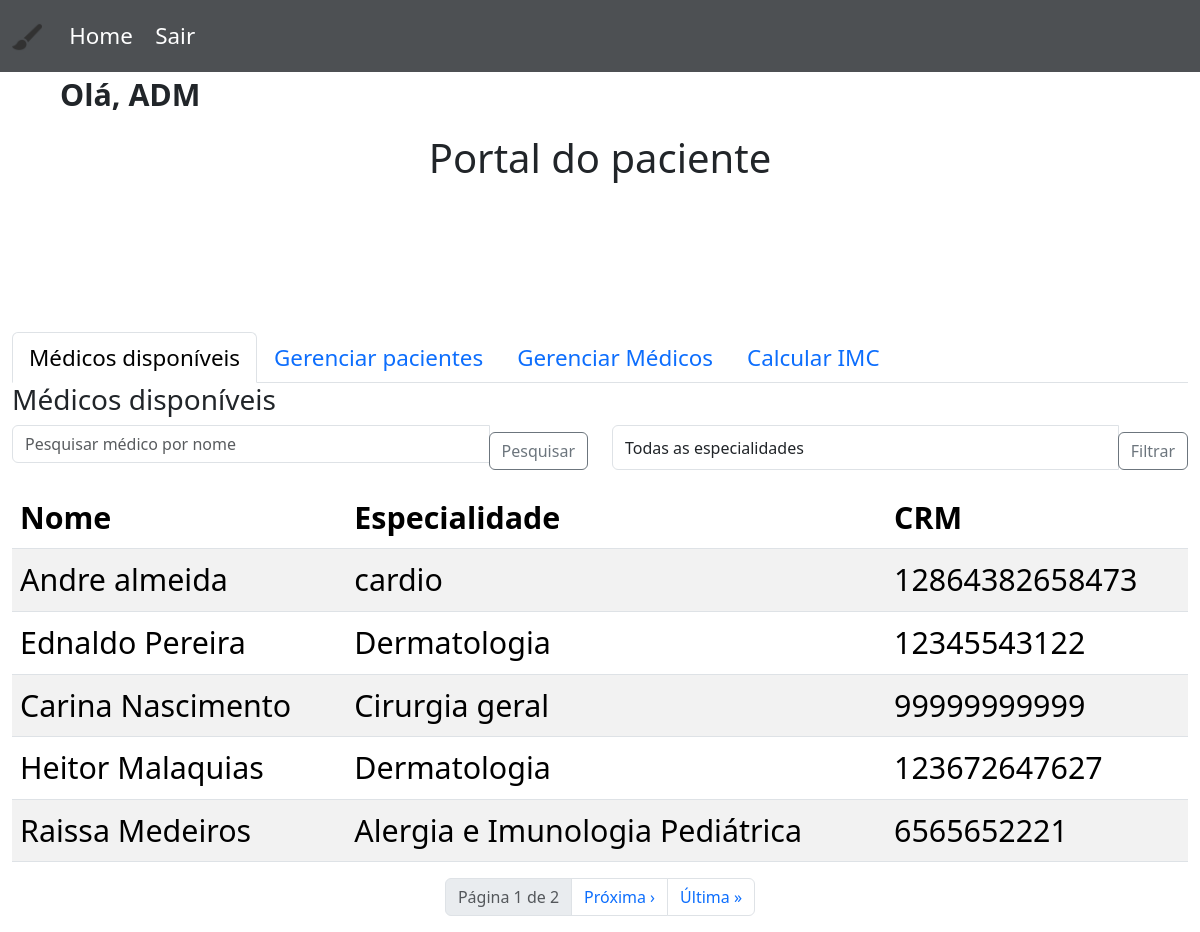
The app's page /portal_do_paciente/1/ (signed in) with its own data.
### medicos/models.py (models this page shows, shortened)
class Medico(AbstractBaseUser, PermissionsMixin):
    id = models.AutoField(primary_key=True)
    nome = models.CharField(max_length=100)
    email = models.EmailField(max_length=100, unique=True, blank=True, null=True)  # Corrigido para EmailField e opcional
    data_de_nascimento = models.DateField(default=timezone.now)
    cpf = models.CharField(max_length=11, unique=True)  #Removido null=False, blank=True. CPF deve ser obrigatório.
    crm = models.CharField(max_length=20, unique=True)
    especialidade = models.ForeignKey(Especialidade, on_delete=models.SET_NULL, blank=True, null=True) # Relacionamento com Especialidade
    password = models.CharField(max_length=128)
    is_staff = models.BooleanField(default=False)
    is_superuser = models.BooleanField(default=False)
    is_active = models.BooleanField(default=True)
    USERNAME_FIELD = 'cpf'
    REQUIRED_FIELDS = ['email', 'crm', 'password']
    objects = MedicoManager()
    groups = models.ManyToManyField(
        'auth.Group',
        related_name='medico_set',
        blank=True
    )
    user_permissions = models.ManyToManyField(
        'auth.Permission',
        related_name='medico_permissions_set',
        blank=True
    )

class Especialidade(models.Model):
    nome = models.CharField(max_length=100, unique=True)
    def __str__(self):
        return self.nome

### portal_do_paciente/views.py (the view)
# urls.py: path('portal_do_paciente/', include('portal_do_paciente.urls')),  # Inclui as URLs do 'portal_do_paciente'
@login_required
def portal_do_paciente(request, id):
    DATA = datetime.now()
    if request.user.id != int(id):
        return redirect('login')
    paciente = Paciente.objects.get(id=int(id))
    search_term = request.GET.get('search', '')
    specialty_term = request.GET.get('specialty', '')
    medicos_query = Medico.objects.all()
    if search_term:
        medicos_query = medicos_query.filter(
            Q(nome__icontains=search_term)
        )
    if specialty_term:
      medicos_query = medicos_query.filter(
            Q(especialidade__nome__icontains=specialty_term)
        )
    paginator = Paginator(medicos_query, 5)
    page = request.GET.get('page')
    try:
        medicos = paginator.page(page)
    except PageNotAnInteger:
        medicos = paginator.page(1)
    except EmptyPage:
        medicos = paginator.page(paginator.num_pages)
    agendamentos = AgendamentoConsulta.objects.all()
    try:
        FIRST_NAME =  paciente.nome.split()[0].title()
    except:
        if paciente.is_staff == True:
            FIRST_NAME = 'ADM'
        else:
            FIRST_NAME =  "Not found"
    specialties = Especialidade.objects.all()
    IS_ADMIN = False
    context = {
        'paciente': paciente,
        'data':DATA,
        'admin': IS_ADMIN,
        'name': FIRST_NAME,
        'medicos': medicos,
        'agendamentos':agendamentos,
        'search_term': search_term,
        'specialty_term':specialty_term,
        'specialties':specialties,
    }
    return render(request, 'portal_do_paciente.html', context)

### portal_do_paciente/templates/portal_do_paciente.html (shortened to what this page needs)
{% extends 'base.html' %}
{% load static %}
{% block content %}
<link rel="stylesheet" href="{% static 'css/style_portal_do_paciente.css' %}">
<header>
    <nav class="navbar navbar-expand-lg navbar-dark bg-dark">
        <div class="container-fluid">
            <a class="navbar-brand" href="#">
                <img src="{% static 'images/portal_do_paciente_icon.png' %}" alt="home" width="30" height="30">
            </a>
            <div class="collapse navbar-collapse" id="navbarNav">
                <ul class="navbar-nav">
                    <li class="nav-item">
                        <a class="nav-link" href="{% url 'home' %}">Home</a>
                    </li>
                    <li class="nav-item">
                        <a class="nav-link" href="{% url 'logout' %}">Sair</a>
                    </li>
                </ul>
            </div>
        </div>
    </nav>
</header>
<div id="div-ola-name" style="text-indent: 60px;">
    <strong><p>Olá, {{ name }}</p></strong>
</div>
<div class="titulo_portal_do_paciente">
    <div class="titulo">
        <h1>Portal do paciente</h1>
    </div>
    <div class="main">
      <div class="container">
          <nav class="nav nav-tabs" id="myTab" role="tablist">
              <a class="nav-link active" id="lista-de-medicos-tab" data-bs-toggle="tab" href="#lista_de_medicos"
                 role="tab" aria-controls="lista_de_medicos" aria-selected="true">Médicos disponíveis</a>
              {% if paciente.is_staff %}
                  <a class="nav-link" href="{% url 'gestao_de_pacientes' id=paciente.id %}">Gerenciar pacientes</a>
                  <a class="nav-link" href="{% url 'gestao_de_medicos' id=paciente.id %}">Gerenciar Médicos</a>
              {% endif %}
              <a class="nav-link" id="imc-tab" data-bs-toggle="tab" href="#imc" role="tab" aria-controls="imc"
                 aria-selected="false">Calcular IMC</a>
          </nav>
          <div class="tab-content" id="myTabContent">
              <div class="tab-pane fade show active" id="lista_de_medicos" role="tabpanel"
                   aria-labelledby="lista-de-medicos-tab">
                  <h3>Médicos disponíveis</h3>
                   <form method="get" class="mb-3">
                    <div class="row">
                         <div class="col-md-6">
                             <div class="input-group">
                                  <input type="text" class="form-control" name="search"
                                         placeholder="Pesquisar médico por nome" value="{{ search_term }}">
                                      <div class="input-group-append">
                                           <button class="btn btn-outline-secondary" type="submit">Pesquisar</button>
                                       </div>
                              </div>
                         </div>
                      <div class="col-md-6">
                         <div class="input-group">
                                   <select class="form-control" name="specialty">
                                       <option value="">Todas as especialidades</option>
                                  </select>
                                 <div class="input-group-append">
                                  <button class="btn btn-outline-secondary" type="submit">Filtrar</button>
                               </div>
                           </div>
                          </div>
                     </div>
                  </form>
                  <table class="table table-striped">
                      <thead>
                      <tr>
                          <th>Nome</th>
                          <th>Especialidade</th>
                          <th>CRM</th>
                      </tr>
                      </thead>
                      <tbody>
                      {% if medicos %}
                          {% for medico in medicos %}
                              <tr>
                                  <td>{{ medico.nome }}</td>
                                  <td>{{ medico.especialidade }}</td>
                                  <td>{{ medico.crm }}</td>
                              </tr>
                          {% endfor %}
                      {% else %}
                          <tr>
                              <td colspan="3">Sem médicos cadastrados</td>
                          </tr>
                      {% endif %}
                      </tbody>
                  </table>
                  <ul class="pagination justify-content-center">
                      <li class="page-item disabled">
                          <a class="page-link" href="#">Página {{ medicos.number }} de {{ medicos.paginator.num_pages }}</a>
                      </li>
                      {% if medicos.has_next %}
                          <li class="page-item">
                              <a class="page-link"
                                 href="?page={{ medicos.next_page_number }}{% if search_term %}&search={{ search_term }}{% endif %}{% if specialty_term %}&specialty={{ specialty_term }}{% endif %}"
                                 aria-label="Next">
                                  <span aria-hidden="true">Próxima ›</span>
                              </a>
                          </li>
                          <li class="page-item">
                              <a class="page-link"
                                 href="?page={{ medicos.paginator.num_pages }}{% if search_term %}&search={{ search_term }}{% endif %}{% if specialty_term %}&specialty={{ specialty_term }}{% endif %}"
                                 aria-label="Last">
                                  <span aria-hidden="true">Última »</span>
                              </a>
                          </li>
                      {% endif %}
                  </ul>
              </div>
          </div>
      </div>
    </div>
{% endblock %}

### static/css/style_base.css (style rules this page uses)
.nav-link { text-align: center; }

### static/css/style_portal_do_paciente.css (style rules this page uses)
body { background-color: white; background-size: cover; background-position: center; }
header { align-items: end !important; display: block; opacity: 0.8; }
.navbar-nav > li > a { color: white; border-radius: 6px; transition: background-color 1s; padding: 0.5rem 1rem; margin: 0.2rem; }
h1 { text-align: center; }
input { border-radius: 6px; padding: 0.5rem; margin-bottom: 0.5rem; }
.container { margin-top: 0px; max-width: 90%; }
@media (min-width: 768px) { .nav-link { font-size: 1.4rem; } }
@media (min-width: 768px) { .nav-link { font-size: 2.5rem; } }
@media (min-width: 768px) { .container { margin-top: 150px; max-width: 100%; } }
@media (min-width: 768px) { body { font-size: 1.9rem; } }
@media (min-width: 1200px) { .nav-link { font-size: 1.4rem; } }

### records on screen
Medico: nome "Andre almeida", especialidade "cardio", crm "12864382658473"
Medico: nome "Ednaldo Pereira", especialidade "Dermatologia", crm "12345543122"
Medico: nome "Carina Nascimento", especialidade "Cirurgia geral", crm "99999999999"
Medico: nome "Heitor Malaquias", especialidade "Dermatologia", crm "123672647627"
Medico: nome "Raissa Medeiros", especialidade "Alergia e Imunologia Pediátrica", crm "6565652221"

### other values on screen
{{ name }} "ADM"
{{ medicos.number }} "1"
{{ medicos.paginator.num_pages }} "2"
